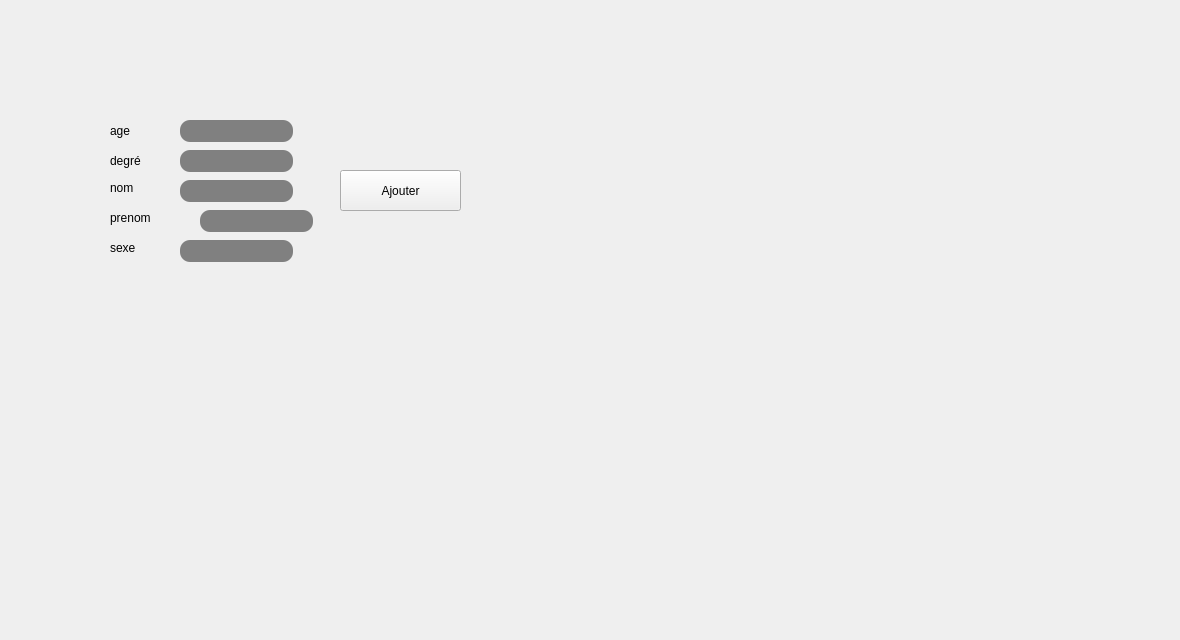
      <widget class="QWidget" name="tab_12">
       <attribute name="title">
        <string>Ajouter</string>
       </attribute>
       <widget class="QLabel" name="label_28">
        <property name="geometry">
         <rect>
          <x>110</x>
          <y>180</y>
          <width>56</width>
          <height>16</height>
         </rect>
        </property>
        <property name="styleSheet">
         <string notr="true">font: 15pt &quot;Niagara Engraved&quot;;
</string>
        </property>
        <property name="text">
         <string>nom</string>
        </property>
       </widget>
       <widget class="QLineEdit" name="le_sexe">
        <property name="geometry">
         <rect>
          <x>180</x>
          <y>240</y>
          <width>113</width>
          <height>22</height>
         </rect>
        </property>
        <property name="styleSheet">
         <string notr="true">border-radius: 10px;
background-color: grey;
color: rgb(255, 255, 255);
alternate-background-color: rgb(255, 255, 255);</string>
        </property>
       </widget>
       <widget class="QLabel" name="label_29">
        <property name="geometry">
         <rect>
          <x>110</x>
          <y>210</y>
          <width>81</width>
          <height>16</height>
         </rect>
        </property>
        <property name="styleSheet">
         <string notr="true">font: 15pt &quot;Niagara Engraved&quot;;
</string>
        </property>
        <property name="text">
         <string>prenom</string>
        </property>
       </widget>
       <widget class="QLineEdit" name="le_age">
        <property name="geometry">
         <rect>
          <x>180</x>
          <y>120</y>
          <width>113</width>
          <height>22</height>
         </rect>
        </property>
        <property name="styleSheet">
         <string notr="true">border-radius: 10px;
background-color: grey;
color: rgb(255, 255, 255);
alternate-background-color: rgb(255, 255, 255);</string>
        </property>
       </widget>
       <widget class="QLineEdit" name="le_prenom">
        <property name="geometry">
         <rect>
          <x>200</x>
          <y>210</y>
          <width>113</width>
          <height>22</height>
         </rect>
        </property>
        <property name="styleSheet">
         <string notr="true">border-radius: 10px;
background-color: grey;
color: rgb(255, 255, 255);
alternate-background-color: rgb(255, 255, 255);</string>
        </property>
       </widget>
       <widget class="QLabel" name="label_30">
        <property name="geometry">
         <rect>
          <x>110</x>
          <y>240</y>
          <width>56</width>
          <height>16</height>
         </rect>
        </property>
        <property name="styleSheet">
         <string notr="true">font: 15pt &quot;Niagara Engraved&quot;;
</string>
        </property>
        <property name="text">
         <string>sexe</string>
        </property>
       </widget>
       <widget class="QPushButton" name="pb_ajouter">
        <property name="geometry">
         <rect>
          <x>340</x>
          <y>170</y>
          <width>121</width>
          <height>41</height>
         </rect>
        </property>
        <property name="styleSheet">
         <string notr="true">QPushButton

{
	background-color: rgb(72, 78, 86);
	border-style: outset;
    border-width: 2px;
    border-radius:10px;
    border-color: beige;
    font: bold 14px;;
    padding: 6px;
	color: rgb(255, 255, 255);

}

QPushButton:hover

{
	background-color: lightgreen;
	color: rgb(0, 0, 0);
	gridline-color: rgb(94, 118, 255);
}

QPushButton:pressed</string>
        </property>
        <property name="text">
         <string>Ajouter</string>
        </property>
       </widget>
       <widget class="QLineEdit" name="le_type">
        <property name="geometry">
         <rect>
          <x>180</x>
          <y>150</y>
          <width>113</width>
          <height>22</height>
         </rect>
        </property>
        <property name="styleSheet">
         <string notr="true">border-radius: 10px;
background-color: grey;
color: rgb(255, 255, 255);
alternate-background-color: rgb(255, 255, 255);</string>
        </property>
       </widget>
       <widget class="QLabel" name="label_31">
        <property name="geometry">
         <rect>
          <x>110</x>
          <y>150</y>
          <width>61</width>
          <height>21</height>
         </rect>
        </property>
        <property name="styleSheet">
         <string notr="true">font: 15pt &quot;Niagara Engraved&quot;;
</string>
        </property>
        <property name="text">
         <string>degré</string>
        </property>
       </widget>
       <widget class="QLineEdit" name="le_nom">
        <property name="geometry">
         <rect>
          <x>180</x>
          <y>180</y>
          <width>113</width>
          <height>22</height>
         </rect>
        </property>
        <property name="styleSheet">
         <string notr="true">border-radius: 10px;
background-color: grey;
color: rgb(255, 255, 255);
alternate-background-color: rgb(255, 255, 255);</string>
        </property>
       </widget>
       <widget class="QLabel" name="label_32">
        <property name="geometry">
         <rect>
          <x>110</x>
          <y>120</y>
          <width>101</width>
          <height>21</height>
         </rect>
        </property>
        <property name="styleSheet">
         <string notr="true">font: 15pt &quot;Niagara Engraved&quot;;
</string>
        </property>
        <property name="text">
         <string>age</string>
        </property>
       </widget>
       <widget class="QLabel" name="label_33">
        <property name="geometry">
         <rect>
          <x>240</x>
          <y>300</y>
          <width>171</width>
          <height>41</height>
         </rect>
        </property>
        <property name="styleSheet">
         <string notr="true">font: 81 10pt &quot;Rockwell Extra Bold&quot;</string>
        </property>
        <property name="text">
         <string/>
        </property>
       </widget>
       <widget class="QLabel" name="back5_4">
        <property name="geometry">
         <rect>
          <x>0</x>
          <y>0</y>
          <width>1171</width>
          <height>631</height>
         </rect>
        </property>
        <property name="text">
         <string/>
        </property>
        <property name="pixmap">
         <pixmap>bg.png</pixmap>
        </property>
       </widget>
       <zorder>back5_4</zorder>
       <zorder>label_28</zorder>
       <zorder>le_sexe</zorder>
       <zorder>label_29</zorder>
       <zorder>le_age</zorder>
       <zorder>le_prenom</zorder>
       <zorder>label_30</zorder>
       <zorder>pb_ajouter</zorder>
       <zorder>le_type</zorder>
       <zorder>label_31</zorder>
       <zorder>le_nom</zorder>
       <zorder>label_32</zorder>
       <zorder>label_33</zorder>
      </widget>
